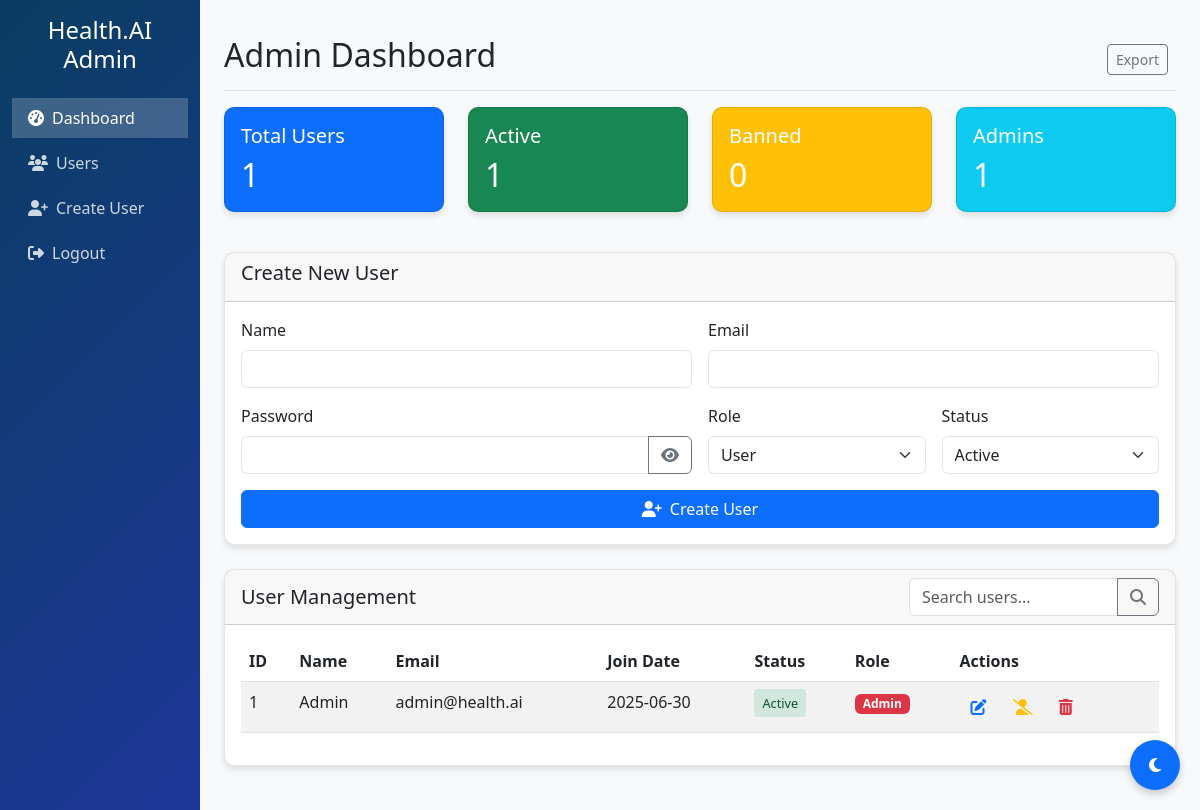
/admin-dashboard (signed in), run on the app's committed database.
### app.py (models this page shows, shortened)
class User(db.Model):
    id = db.Column(db.Integer, primary_key=True)
    name = db.Column(db.String(100), nullable=False)
    email = db.Column(db.String(100), unique=True, nullable=False)
    password = db.Column(db.String(200), nullable=False)
    is_admin = db.Column(db.Boolean, default=False)
    is_active = db.Column(db.Boolean, default=True)  # Added for ban functionality
    join_date = db.Column(db.DateTime, default=datetime.utcnow)

### app.py (the view)
@app.route('/admin-dashboard')
def admin_dashboard():
    if 'user_id' not in session or not session.get('is_admin'):
        return redirect(url_for('admin_login'))
    user = User.query.get(session['user_id'])
    if not user:
        return redirect(url_for('admin_login'))
    users = User.query.all()
    return render_template('admin_dashboard.html', users=users)

### app.py (called while the page is built)
@app.before_request
def make_session_permanent():
    session.permanent = True

### templates/admin_dashboard.html (shortened to what this page needs)
<!DOCTYPE html>
<html lang="en" data-bs-theme="light">
<head>
    <link href="https://cdn.jsdelivr.net/npm/bootstrap@5.3.0/dist/css/bootstrap.min.css" rel="stylesheet">
    <link rel="stylesheet" href="https://cdnjs.cloudflare.com/ajax/libs/font-awesome/6.4.0/css/all.min.css">
</head>
<body>
    <div class="container-fluid">
        <div class="row">
            <div class="col-md-3 col-lg-2 d-md-block sidebar" id="sidebar">
                <div class="position-sticky pt-3">
                    <div class="text-center mb-4">
                        <h4>Health.AI Admin</h4>
                    </div>
                    <ul class="nav flex-column">
                        <li class="nav-item">
                            <a class="nav-link active" href="#">
                                <i class="fas fa-tachometer-alt me-2"></i>Dashboard
                            </a>
                        </li>
                        <li class="nav-item">
                            <a class="nav-link" href="#users">
                                <i class="fas fa-users me-2"></i>Users
                            </a>
                        </li>
                        <li class="nav-item">
                            <a class="nav-link" href="#create-user">
                                <i class="fas fa-user-plus me-2"></i>Create User
                            </a>
                        </li>
                        <li class="nav-item">
                            <a class="nav-link" href="/logout">
                                <i class="fas fa-sign-out-alt me-2"></i>Logout
                            </a>
                        </li>
                    </ul>
                </div>
            </div>
            <main class="col-md-9 ms-sm-auto col-lg-10 px-md-4 main-content">
                <div class="d-flex justify-content-between flex-wrap flex-md-nowrap align-items-center pt-3 pb-2 mb-3 border-bottom">
                    <h1 class="h2">Admin Dashboard</h1>
                    <div class="btn-toolbar mb-2 mb-md-0">
                        <div class="btn-group me-2">
                            <button type="button" class="btn btn-sm btn-outline-secondary">Export</button>
                        </div>
                    </div>
                </div>
                <div class="row mb-4">
                    <div class="col-md-3 col-6">
                        <div class="card text-white bg-primary mb-3">
                            <div class="card-body">
                                <h5 class="card-title">Total Users</h5>
                                <h2 class="card-text">{{ users|length }}</h2>
                            </div>
                        </div>
                    </div>
                    <div class="col-md-3 col-6">
                        <div class="card text-white bg-success mb-3">
                            <div class="card-body">
                                <h5 class="card-title">Active</h5>
                                <h2 class="card-text">{{ users|selectattr('is_active')|list|length }}</h2>
                            </div>
                        </div>
                    </div>
                    <div class="col-md-3 col-6">
                        <div class="card text-white bg-warning mb-3">
                            <div class="card-body">
                                <h5 class="card-title">Banned</h5>
                                <h2 class="card-text">{{ users|rejectattr('is_active')|list|length }}</h2>
                            </div>
                        </div>
                    </div>
                    <div class="col-md-3 col-6">
                        <div class="card text-white bg-info mb-3">
                            <div class="card-body">
                                <h5 class="card-title">Admins</h5>
                                <h2 class="card-text">{{ users|selectattr('is_admin')|list|length }}</h2>
                            </div>
                        </div>
                    </div>
                </div>
                <div class="card mb-4 create-user-card" id="create-user">
                    <div class="card-header">
                        <h5>Create New User</h5>
                    </div>
                    <div class="card-body">
                        <form id="createUserForm" method="POST">
                            <div class="row g-3">
                                <div class="col-md-6">
                                    <label for="newUserName" class="form-label">Name</label>
                                    <input type="text" class="form-control" id="newUserName" name="name" required>
                                </div>
                                <div class="col-md-6">
                                    <label for="newUserEmail" class="form-label">Email</label>
                                    <input type="email" class="form-control" id="newUserEmail" name="email" required>
                                </div>
                                <div class="col-md-6">
                                    <label for="newUserPassword" class="form-label">Password</label>
                                    <div class="input-group">
                                        <input type="password" class="form-control" id="newUserPassword" name="password" required>
                                        <button class="btn btn-outline-secondary" type="button" id="togglePassword">
                                            <i class="fas fa-eye"></i>
                                        </button>
                                    </div>
                                </div>
                                <div class="col-md-3">
                                    <label for="newUserIsAdmin" class="form-label">Role</label>
                                    <select class="form-select" id="newUserIsAdmin" name="is_admin">
                                        <option value="0">User</option>
                                    </select>
                                </div>
                                <div class="col-md-3">
                                    <label for="newUserStatus" class="form-label">Status</label>
                                    <select class="form-select" id="newUserStatus" name="is_active">
                                        <option value="1">Active</option>
                                    </select>
                                </div>
                                <div class="col-12">
                                    <button type="submit" class="btn btn-primary">
                                        <i class="fas fa-user-plus me-2"></i>Create User
                                    </button>
                                </div>
                            </div>
                        </form>
                    </div>
                </div>
                <div class="card mb-4" id="users">
                    <div class="card-header d-flex justify-content-between align-items-center">
                        <h5 class="mb-0">User Management</h5>
                        <div class="input-group" style="width: 250px;">
                            <input type="text" class="form-control" placeholder="Search users..." id="userSearch">
                            <button class="btn btn-outline-secondary" type="button">
                                <i class="fas fa-search"></i>
                            </button>
                        </div>
                    </div>
                    <div class="card-body">
                        <div class="table-responsive">
                            <table class="table table-striped table-hover" id="usersTable">
                                <thead>
                                    <tr>
                                        <th>ID</th>
                                        <th>Name</th>
                                        <th>Email</th>
                                        <th>Join Date</th>
                                        <th>Status</th>
                                        <th>Role</th>
                                        <th>Actions</th>
                                    </tr>
                                </thead>
                                <tbody>
                                    {% for user in users %}
                                    <tr>
                                        <td>{{ user.id }}</td>
                                        <td>{{ user.name }}</td>
                                        <td>{{ user.email }}</td>
                                        <td>{{ user.join_date.strftime('%Y-%m-%d') }}</td>
                                        <td>
                                            {% if user.is_active %}
                                                <span class="status-badge status-active">Active</span>
                                            {% else %}
                                                <span class="status-badge status-banned">Banned</span>
                                            {% endif %}
                                        </td>
                                        <td>
                                            {% if user.is_admin %}
                                                <span class="badge bg-danger">Admin</span>
                                            {% else %}
                                                <span class="badge bg-primary">User</span>
                                            {% endif %}
                                        </td>
                                        <td>
                                            <button class="action-btn edit-btn" title="Edit" data-id="{{ user.id }}" data-name="{{ user.name }}" data-email="{{ user.email }}" data-is-admin="{{ user.is_admin }}" data-is-active="{{ user.is_active }}">
                                                <i class="fas fa-edit"></i>
                                            </button>
                                            <button class="action-btn ban-btn" title="{% if user.is_active %}Ban{% else %}Unban{% endif %}" data-id="{{ user.id }}" data-is-active="{{ user.is_active }}">
                                                {% if user.is_active %}
                                                    <i class="fas fa-user-slash"></i>
                                                {% else %}
                                                    <i class="fas fa-user-check"></i>
                                                {% endif %}
                                            </button>
                                            <button class="action-btn delete-btn" title="Delete" data-id="{{ user.id }}">
                                                <i class="fas fa-trash-alt"></i>
                                            </button>
                                        </td>
                                    </tr>
                                    {% endfor %}
                                </tbody>
                            </table>
                        </div>
                    </div>
                </div>
            </main>
        </div>
    </div>
    <button class="theme-toggle" id="themeToggle">
        <i class="fas fa-moon"></i>
    </button>
</body>
</html>

### templates/admin_dashboard.html (style rules this page uses)
:root { --primary-bg: #f8f9fa; --card-bg: #ffffff; --text-color: #212529; --sidebar-bg: linear-gradient(135deg, #0a3d62, #1e3799); --sidebar-text: rgba(255, 255, 255, 0.8); --sidebar-active: rgba(255, 255, 255, 0.2); }
body { background-color: var(--primary-bg); color: var(--text-color); transition: all 0.3s ease; }
.sidebar { min-height: 100vh; background: var(--sidebar-bg); color: white; }
.sidebar .nav-link { color: var(--sidebar-text); margin-bottom: 5px; }
.sidebar .nav-link.active { color: white; background-color: var(--sidebar-active); }
.main-content { padding: 20px; }
.card { background-color: var(--card-bg); border-radius: 10px; box-shadow: 0 4px 6px rgba(0, 0, 0, 0.1); transition: all 0.3s ease; border: 1px solid rgba(0, 0, 0, 0.1); }
.action-btn { padding: 5px 8px; margin: 0 3px; cursor: pointer; border: none; background: none; }
.edit-btn { color: #0d6efd; }
.delete-btn { color: #dc3545; }
.ban-btn { color: #ffc107; }
.status-badge { padding: 5px 8px; border-radius: 4px; font-size: 0.8rem; }
.status-active { background-color: #d1e7dd; color: #0f5132; }
.theme-toggle { position: fixed; bottom: 20px; right: 20px; z-index: 1050; background: #0d6efd; color: white; border: none; border-radius: 50%; width: 50px; height: 50px; box-shadow: 0 4px 8px rgba(0, 0, 0, 0.2); }
.create-user-card .form-control, .create-user-card .form-select { background-color: var(--card-bg); color: var(--text-color); border-color: rgba(0, 0, 0, 0.1); }
.create-user-card .btn-primary { width: 100%; }
.table { color: var(--text-color); }
.table-responsive { overflow-x: auto; }

### data on the page
User: id "1", name "Admin", email "admin@health.ai", join_date "2025-06-30", is_active "Active", is_admin "Admin"

### other printed values
{{ users|length }} "1"
{{ users|selectattr('is_active')|list|length }} "1"
{{ users|rejectattr('is_active')|list|length }} "0"
{{ users|selectattr('is_admin')|list|length }} "1"
